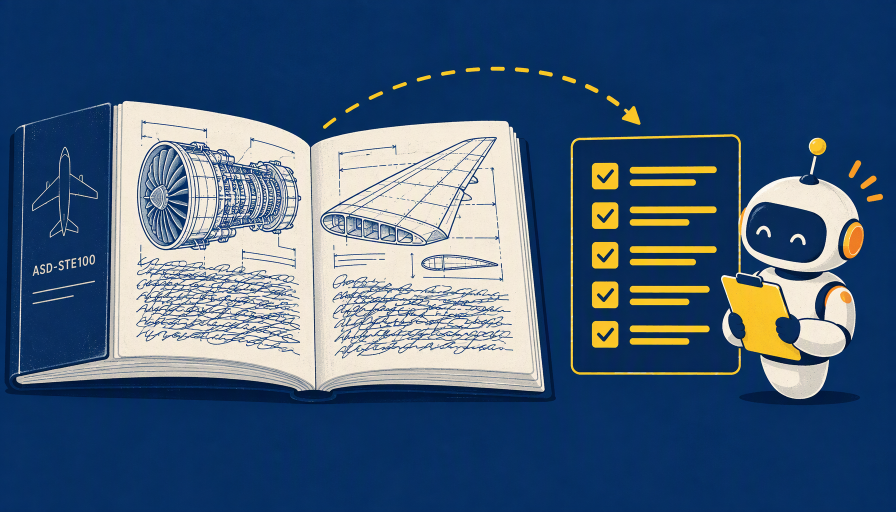
#> input picture docs/images/run-02/image-01.png, 1792 x 1024 px (shown at 1/2 size)
$ python make-covers.py
#> lines starting #> are read from the running program, lines starting #| are printed output that depends on the picture
"""从生图原图裁出公众号要用的几个尺寸（可重跑，源图只有一个）。

    python make-covers.py [--source run-02/image-01.png]

产出（都写在本目录）：
    cover-2.35x1.png / .jpg   1792x763   公众号首图比例 2.35:1
    cover-900x383.jpg         900x383    公众号首图规格
    cover-1x1-1024.png / .jpg 1024x1024  次图 / 头像位

裁切一律居中；生图 prompt 已要求把重要元素放在中间横带，所以纵向裁掉 261 px 是安全的。
"""
from __future__ import annotations

import argparse
from pathlib import Path

from PIL import Image

HERE = Path(__file__).resolve().parent


def center_crop(image: Image.Image, ratio: float) -> Image.Image:
    width, height = image.size
    if width / height > ratio:
        new_width = int(round(height * ratio))
        left = (width - new_width) // 2
        return image.crop((left, 0, left + new_width, height))
    new_height = int(round(width / ratio))
    top = (height - new_height) // 2
    return image.crop((0, top, width, top + new_height))


def save(image: Image.Image, stem: str, size: tuple[int, int] | None = None) -> None:
    target = image.resize(size, Image.LANCZOS) if size else image
    target.save(HERE / f'{stem}.png', optimize=True)
    target.convert('RGB').save(HERE / f'{stem}.jpg', quality=92, optimize=True, progressive=True)
    print(f'{stem}.png / .jpg  {target.size[0]}x{target.size[1]}')


def main() -> None:
    parser = argparse.ArgumentParser()
    parser.add_argument('--source', default='run-02/image-01.png')
    args = parser.parse_args()
    source = Image.open(HERE / args.source)
#> source is the input picture: PIL image 1792x1024 RGB; mean R, G, B 67.9, 92.8, 121.3
    source.load()
    print(f'源图：{args.source}  {source.size[0]}x{source.size[1]} {source.mode}')
#| 源图：run-02/image-01.png  1792x1024 RGB

    wide = center_crop(source, 2.35)
#> in center_crop, `return image.crop((0, top, width, top + new_height))`:
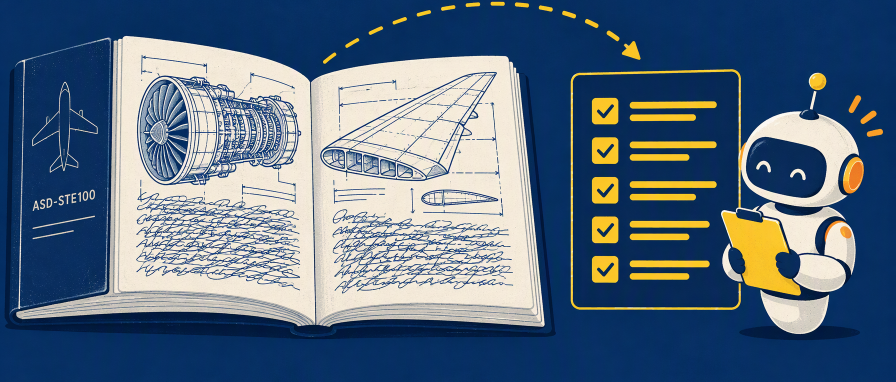
#> returned value: PIL image 1792x763 RGB (shown at 1/2 size); mean R, G, B 89, 108.4, 128.9
    save(wide, 'cover-2.35x1')
#| cover-2.35x1.png / .jpg  1792x763
    save(wide, 'cover-900x383', (900, 383))
#> call 2 of save, with stem = 'cover-900x383', size = (900, 383)
#> in save (call 2), `target = image.resize(size, Image.LANCZOS) if size else image`:
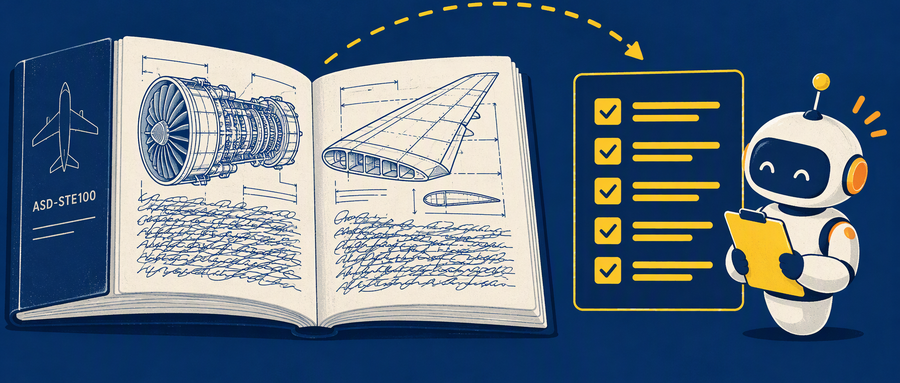
#> target: PIL image 900x383 RGB; mean R, G, B 88.9, 108.4, 128.9
#| cover-900x383.png / .jpg  900x383
    save(center_crop(source, 1.0), 'cover-1x1-1024', (1024, 1024))
#> call 2 of center_crop, with ratio = 1
#> in center_crop (call 2), `return image.crop((left, 0, left + new_width, height))`:
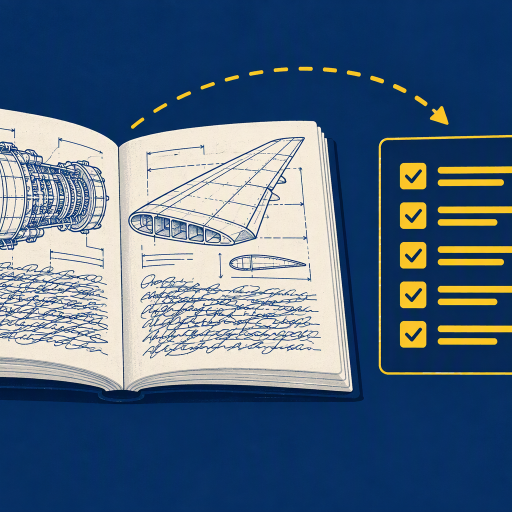
#> returned value: PIL image 1024x1024 RGB (shown at 1/2 size); mean R, G, B 82, 104, 127.9
#| cover-1x1-1024.png / .jpg  1024x1024


if __name__ == '__main__':
    main()
